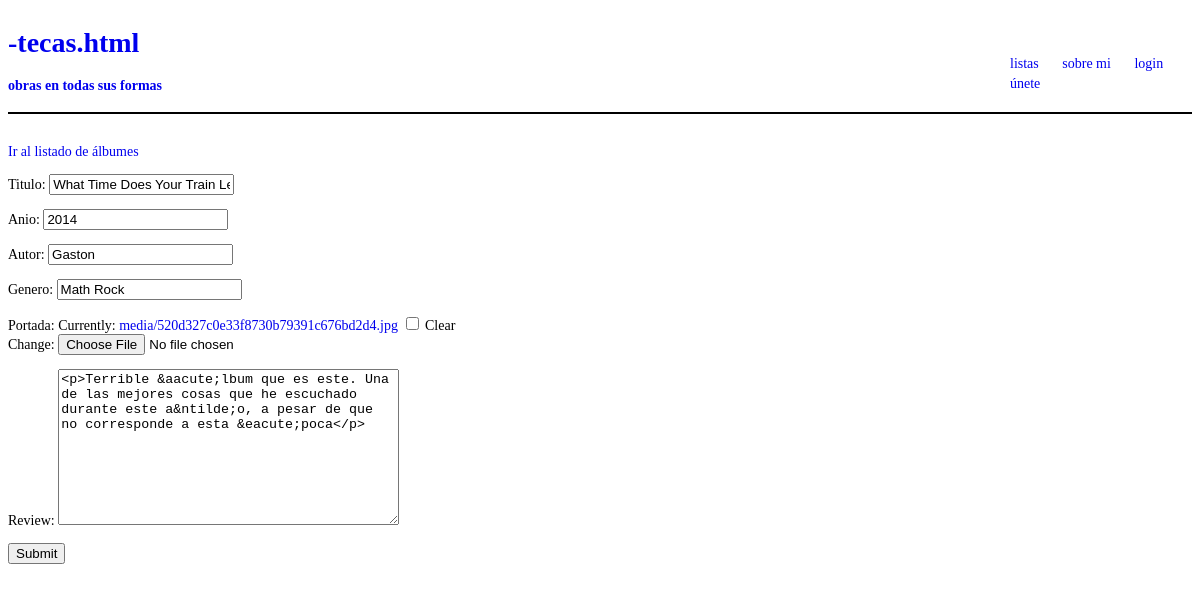
The app's page /editar_album/2, older data.
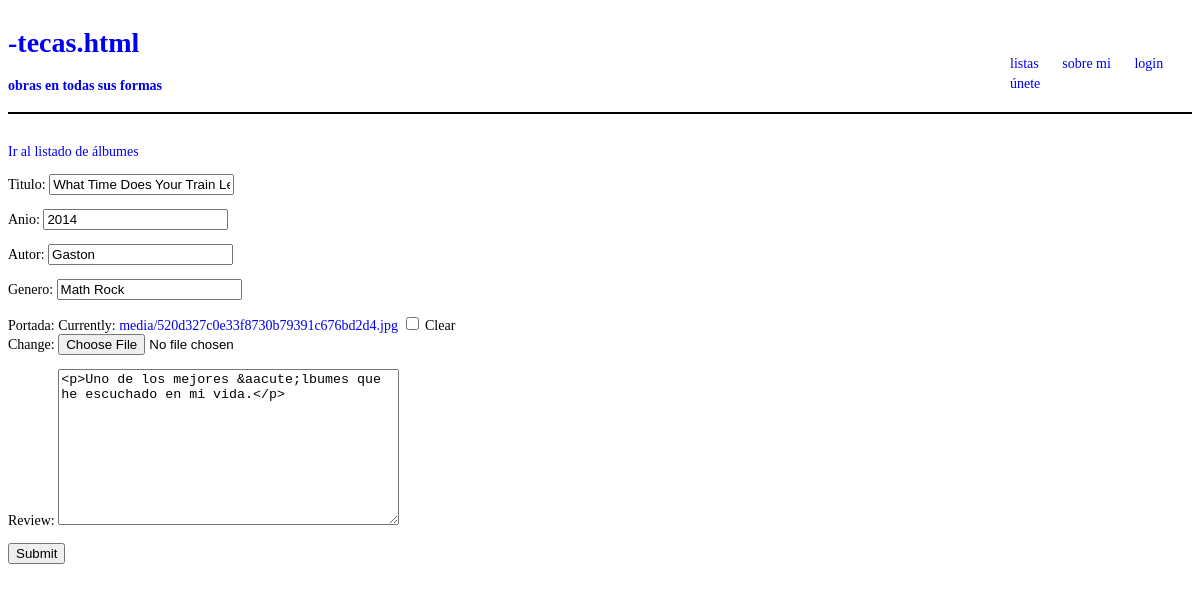
The same page, newer data.
### app_a/models.py (models this page shows, shortened)
class Album(models.Model):
    titulo = models.CharField(max_length=100)
    anio = models.IntegerField()
    autor = models.CharField(max_length=100)
    genero = models.CharField(max_length=50)
    portada = models.ImageField(upload_to='media/', null=True, blank=True)
    review = RichTextField(blank=True, null=True)

### app_a/views.py (the view)
# urls.py: path('editar_album/<int:pk>', views.AlbumEditView.as_view(), name='editar_album'),
class AlbumEditView(SuccessMessageMixin, UpdateView):
    model = Album
    fields = '__all__'
    template_name = 'album/editar_album.html'
    success_url = '/lista_album'
    success_message = 'Álbum editado!'

### app_a/templates/album/editar_album.html (shortened to what this page needs)
{% extends 'tem/base.html' %}
{% block body %}
    <a href={% url 'lista_album' %}>Ir al listado de álbumes</a>
    <form action={% url 'editar_album' album.id %} method='POST' enctype='multipart/form-data'> {% csrf_token %}
        {{form.as_p}}
        <input type='submit' placeholder='Editar Album'>
    </form>
{% endblock %}

Row changes from the older to the newer data that the page shows:
changed Album "What Time Does Your Train Leave Today?": review "<p>Terrible &aacute;lbum que es este. Una de las mejores cosas que he escuchado durante este a&ntilde;o, a pesar de que no corresponde a esta &eacute;poca</p>" → "<p>Uno de los mejores &aacute;lbumes que he escuchado en mi vida.</p>"
